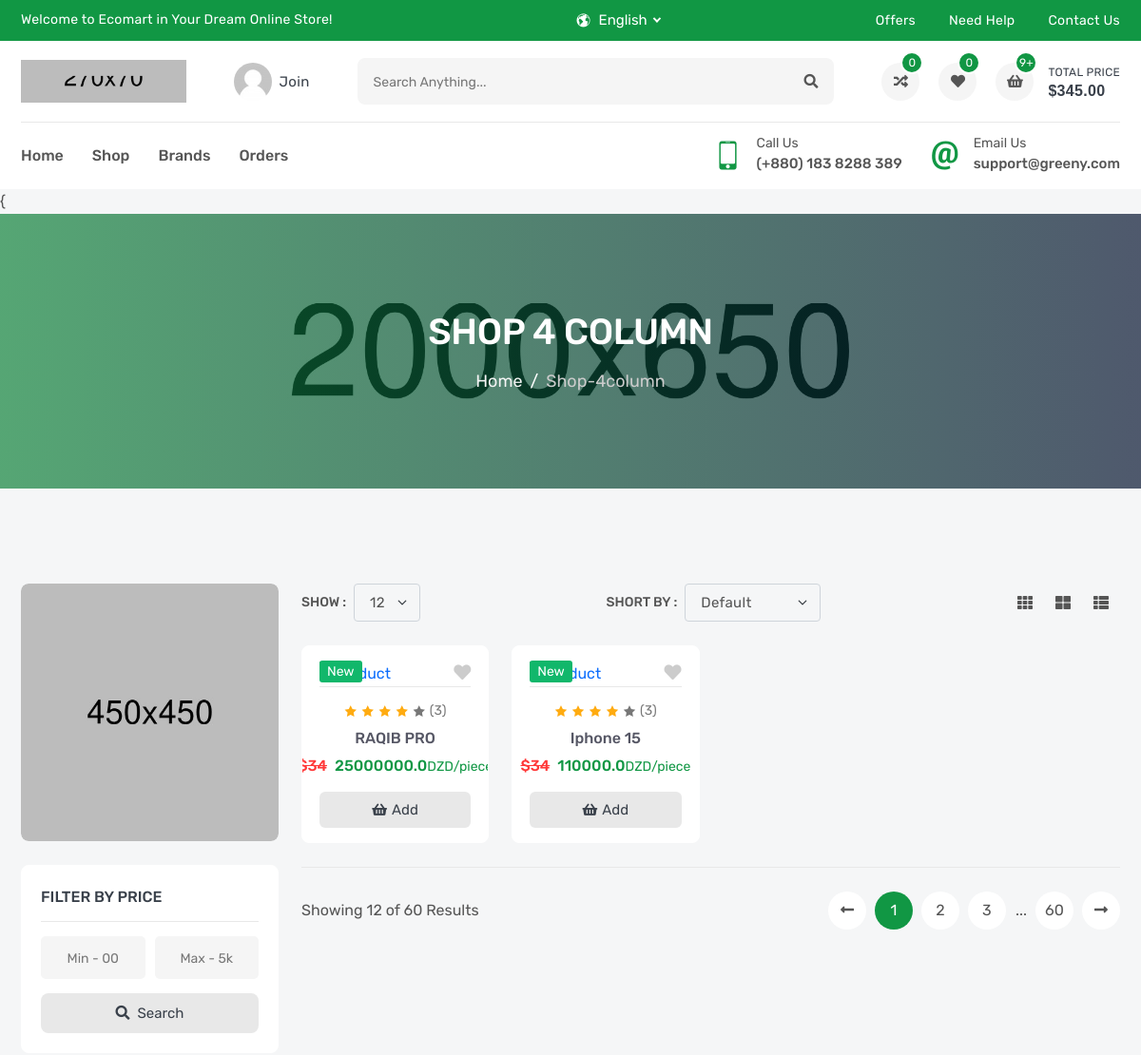
The app's page /products/ (upper part), older data.
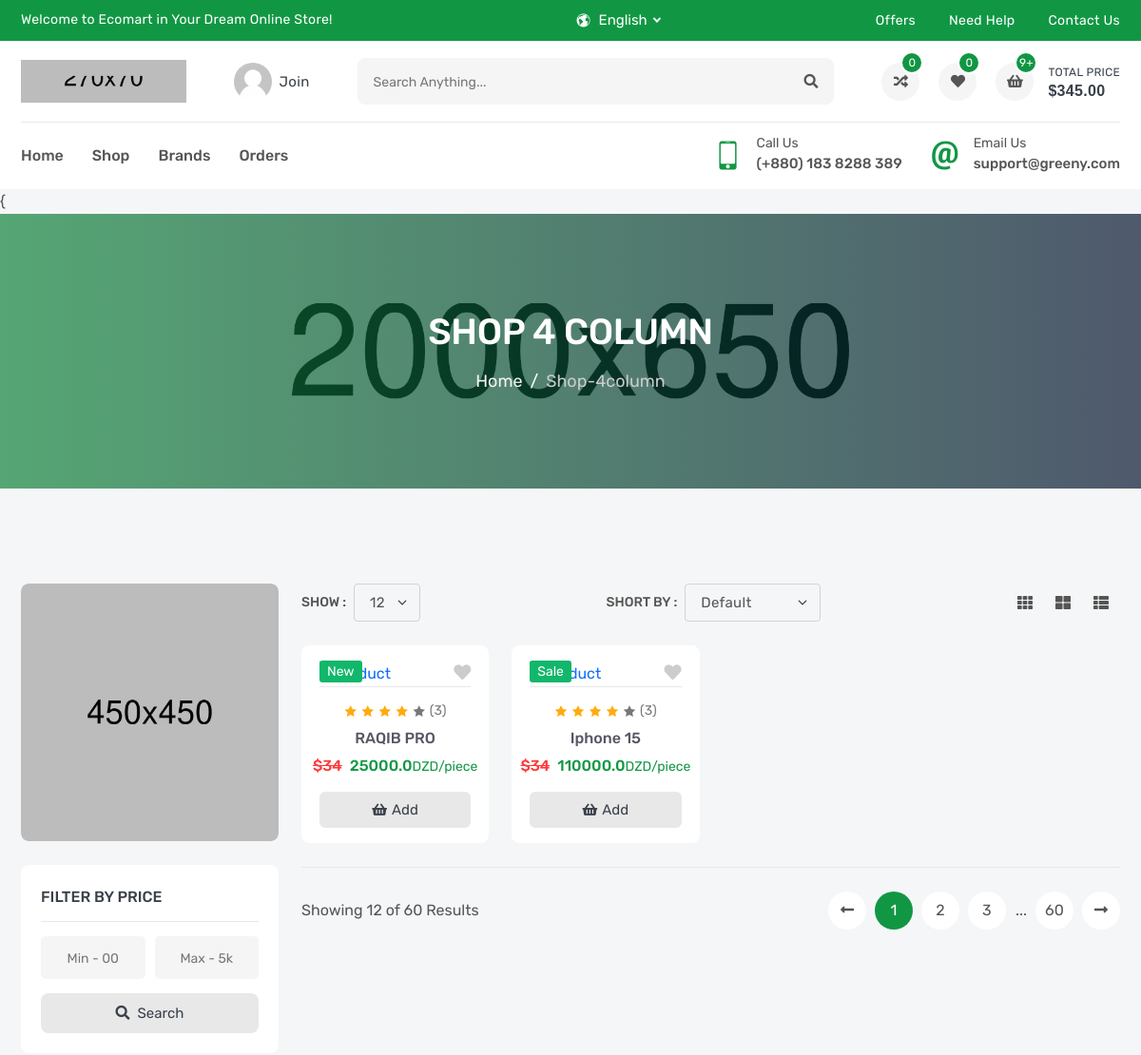
The same page, newer data.
### product/models.py (models this page shows, shortened)
class Product(models.Model):
    name = models.CharField(_("Name"),max_length=50)
    price = models.FloatField(_("Price"))
    sku = models.CharField(_("SKU"),max_length=10)
    quantity = models.IntegerField(_("Quantity"))
    brand = models.ForeignKey("Brand", related_name='product_brand',verbose_name=_("Brand"), on_delete=models.SET_NULL,null=True)
    subtitle = models.CharField(_("Subtitle"),max_length=300)
    description = models.TextField(_("Description"),max_length=4000)
    flag = models.CharField(_("Flag"),choices=FLAG_TYPES,max_length=10)
    image = models.ImageField( _("Image"),upload_to='products', height_field=None, width_field=None, max_length=None)
    tags = TaggableManager()
    slug = models.SlugField(_("Slug"), null=True,blank=True)

### product/views.py (the view)
# urls.py: path('', ProductList.as_view()),
class ProductList(ListView):
    model = Product

### product/templates/product/product_list.html (shortened to what the changed rows need)
{% extends 'base.html' %}
{% load static %}
{% block body %}
        <section class="inner-section single-banner" style="background: url(images/single-banner.jpg) no-repeat center;">
            <div class="container">
                <h2>Shop 4 Column</h2>
            </div>
        </section>
        <section class="inner-section shop-part">
            <div class="container">
                <div class="row content-reverse">
                    <div class="col-lg-9">
                        <div class="row row-cols-2 row-cols-md-3 row-cols-lg-3 row-cols-xl-4">
                            {% for product in product_list %}
                            <div class="col">
                                <div class="product-card">
                                    <div class="product-media">
                                        <div class="product-label">
                                            <label class="label-text new">{{product.flag}}</label>
                                        </div>
                                        <button class="product-wish wish">
                                        </button>
                                        <a class="product-image" href="product-video.html">
                                        </a>
                                    </div>
                                    <div class="product-content">
                                        <div class="product-rating">
                                            <i class="active icofont-star"></i>
                                            <i class="active icofont-star"></i>
                                            <i class="active icofont-star"></i>
                                            <i class="active icofont-star"></i>
                                            <i class="icofont-star"></i>
                                            <a href="product-video.html">(3)</a>
                                        </div>
                                        <h6 class="product-name">
                                            <a href="/products/{{product.slug}}">{{product.name}}</a>
                                        </h6>
                                        <h6 class="product-price">
                                            <del>$34</del>
                                            <span>{{product.price}}<small>DZD/piece</small></span>
                                        </h6>
                                        <button class="product-add" title="Add to Cart">
                                            <i class="fas fa-shopping-basket"></i>
                                            <span>add</span>
                                        </button>
                                    </div>
                                </div>
                            </div>
                            {% endfor %}
                        </div>
                    </div>
                </div>
            </div>
        </section>
        {% endblock body %}

Row changes from the older to the newer data that the page shows:
changed Product "RAQIB PRO": price "25000000.0" → "25000.0"
